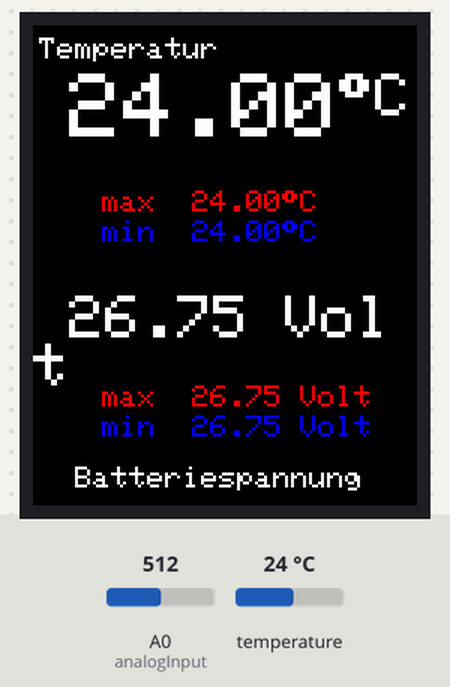
A sketch run on a simulated Arduino Uno, built with avr-gcc and run on an emulated ATmega328P. On the bench: 128×160 colour display. The test bench sets the inputs (shaded band); at power-on: temperature 24 °C, A0 (analogInput) = 512.

Above: at 1.3 s.
1.4 s: temperature set to 12 °C
At 3.0 s:
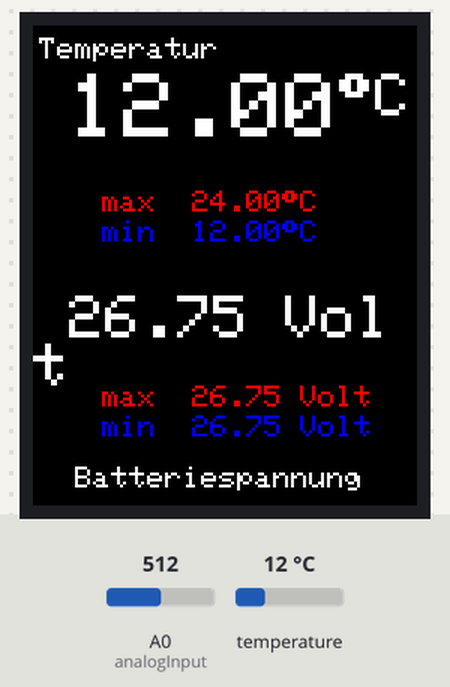
3.3 s: A0 (analogInput) set to 716
At 5.2 s:
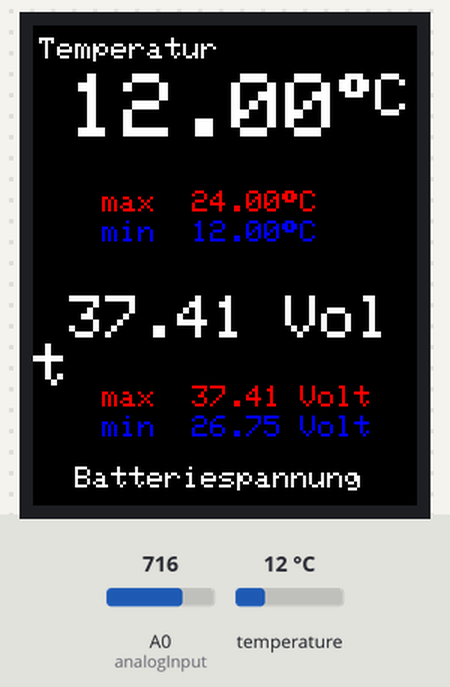
5.9 s: temperature set to 19 °C
At 6.6 s:
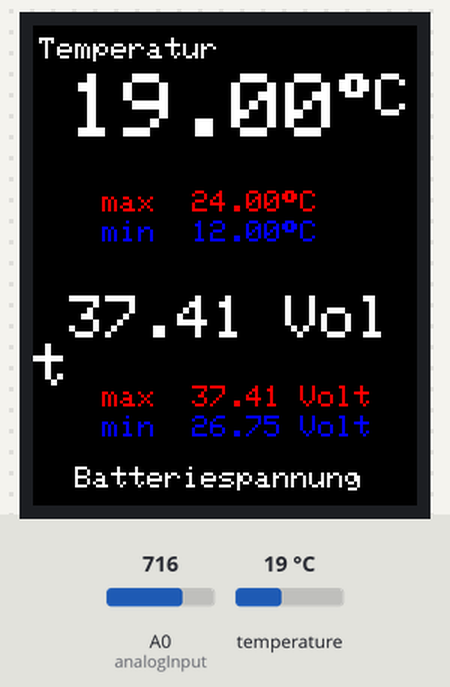
7.6 s: A0 (analogInput) set to 900
At 9.9 s:
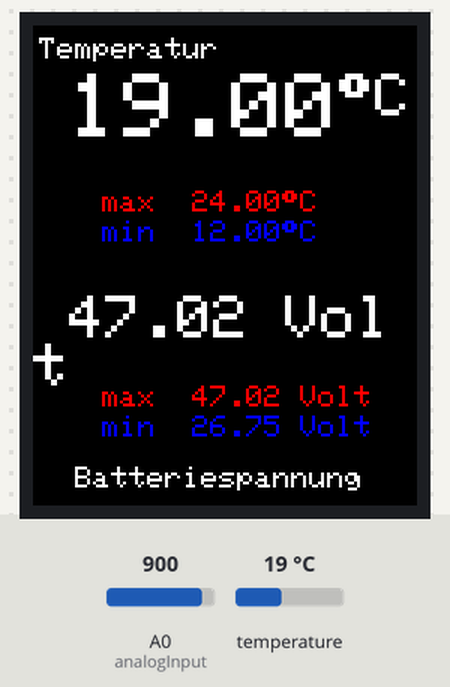
10.2 s: temperature set to 28 °C
At 11.4 s:
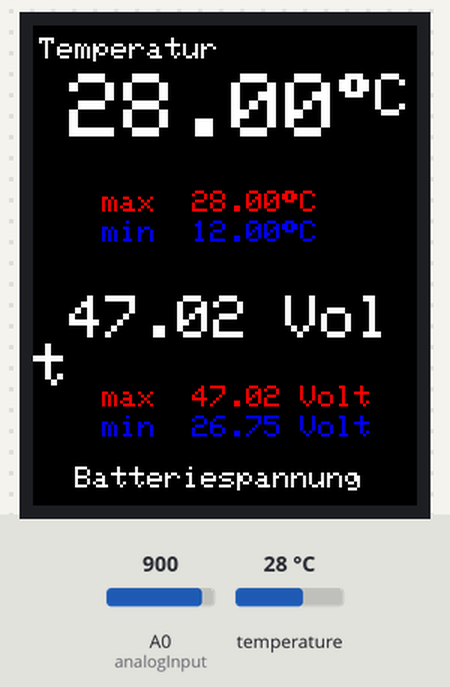
12.0 s: A0 (analogInput) set to 1010
At 13.6 s:
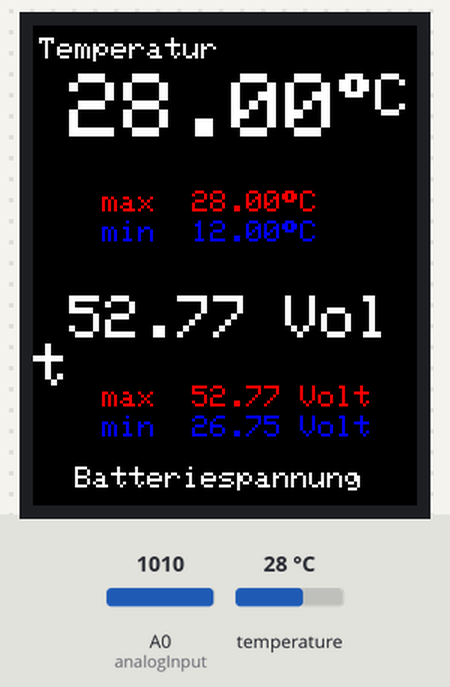
Timing chart, 0 to 15.1 s (numbered marks = the images above; inputs shaded):
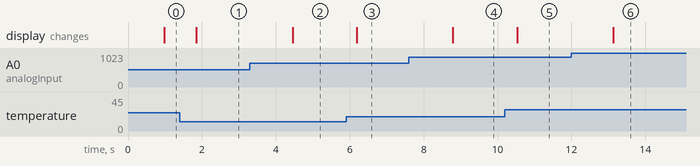

Measured:
- after the input at 1.4 s, the display: changes after 0.45 s (image 1)
- after the input at 3.3 s, the display: changes after 1.2 s (image 2)
- after the input at 5.9 s, the display: changes after 0.29 s (image 3)
- after the input at 7.6 s, the display: changes after 1.2 s (image 4)
- after the input at 10.2 s, the display: changes after 0.33 s (image 5)
- after the input at 12.0 s, the display: changes after 1.1 s (image 6)

The sketch:

BC_neu_23.12..ino
```cpp
#include <SPI.h>
#include <OneWire.h>
#include <DallasTemperature.h>
#include "Adafruit_GFX.h"    // Adafruit Grafik-Bibliothek
#include "Adafruit_ST7735.h" // Adafruit ST7735-Bibliothek
#define ONE_WIRE_BUS 2 /* Digitalport Pin 2 definieren */
OneWire ourWire(ONE_WIRE_BUS); /* Ini oneWire instance */
DallasTemperature sensors(&ourWire);/* Dallas Temperature Library für Nutzung der oneWire Library vorbereiten */

#include <Wire.h>


// TFT-Display
#define CS   10 // Arduino-Pin an Display CS
#define DC   9  // Arduino-Pin an Display A0
#define RST  8  // Arduino Reset-Pin

Adafruit_ST7735 tft = Adafruit_ST7735(CS, DC, RST);  // Display-Bibliothek Setup


boolean night_mode=true;

void setup(void) {

  sensors.begin();/* Inizialisieren der Dallas Temperature library */

  tft.initR(INITR_BLACKTAB);     // ST7735-Chip initialisieren

  display_show();
}


float temp=0.0;
float hum=1000;
float pressure=1000;
float min_temp=1000;
float max_temp=-1000;
float min_humidity=1000;
float max_humidity=-1000;
float min_pressure=1000000;
float max_pressure=-1000;
int analogInput = 0;
float vout = 0.0;
float vin = 0.0;
float R1 = 97000.0; // Widerstandswert R1 (100K) - siehe Schaltskizze!
float R2 = 10000.0; // Widerstandswert R2 (10K) - siehe Schaltskizze!
int values = 0;
float v = 0.0;

int tempct=0;

void loop() {

     // Werte am analogen Pin lesen
     values = analogRead(analogInput); //Messwerte am analogen Pin als "values" definieren
     vout = (values * 5.0) / 1024.0; // Messwerte in Volt umrechnen = Spannung am Ausgang des
    // Spannungsteilers mit Zuleitung zu Pin A0
    vin = vout / (R2 / (R1 + R2)); // Berechnen, welche Spannung am Eingang des Spannungsteilers
    // anliegt. Das entspricht der Spannung der zu untersuchenden Batterie


  float t;
  sensors.requestTemperatures(); // Temp abfragen
  t = (sensors.getTempCByIndex(0));
  if(isnan(t)){}
  else if((int)t!=(int)temp){
   show_temp(temp,true);
   temp=t;
   if(min_temp>temp)min_temp=temp;
   if(max_temp<temp)max_temp=temp;
   show_temp(temp,false);
  }
  tempct++;


  float p= vin;
  if(p!=pressure){
   show_pressure(pressure,true);
   pressure=p;
   if(min_pressure>pressure)min_pressure=pressure;
   if(max_pressure<pressure)max_pressure=pressure;
   show_pressure(pressure,false);
  }

  delay(100);

}

void show_temp(float temp,boolean clear){

  int clearcolor=night_mode?ST7735_BLACK:ST7735_WHITE;
  int textcolor=night_mode?ST7735_WHITE:ST7735_BLACK;

  byte xs=12;
  byte ys=66;
  String htemp=String((float)temp);
  //byte xss=(temp<10?:temp

  set_text(xs,ys-50,htemp,clear?clearcolor:textcolor,3);
  set_text(xs+(3*htemp.length()*6),ys-50,"",(clear?clearcolor:textcolor),2);
  tft.write(247); // das °-Zeichen
  tft.print("C");
  set_text(xs+11,ys-11,"max ",ST7735_RED,1);
  set_text(xs+41,ys-11,String((float)max_temp),clear?clearcolor:ST7735_RED,1);
  tft.write(247);tft.print("C");
  set_text(xs+11,ys-1,"min ",ST7735_BLUE,1);
  set_text(xs+41,ys-1,String((float)min_temp),clear?clearcolor:ST7735_BLUE,1);
  tft.write(247);tft.print("C");
}

void show_hum(float hum,boolean clear){

  int clearcolor=night_mode?ST7735_BLACK:ST7735_WHITE;
  int textcolor=night_mode?ST7735_WHITE:ST7735_BLACK;

  byte xs=12;
  byte ys=96;

  set_text(xs,ys,String((int)hum)+"%",clear?clearcolor:textcolor,3);
  set_text(xs+81,ys+1,String((int)max_humidity)+"%",clear?clearcolor:ST7735_GREEN,1);
  set_text(xs+81,ys+11,String((int)min_humidity)+"%",clear?clearcolor:ST7735_YELLOW,1);
}

void show_pressure(float pressure,boolean clear){

  int clearcolor=night_mode?ST7735_BLACK:ST7735_WHITE;
  int textcolor=night_mode?ST7735_WHITE:ST7735_BLACK;

  byte xs=12;
  byte ys=90;

  set_text(xs,ys,String((float)pressure)+" Volt",clear?clearcolor:textcolor,2);

  if(max_pressure>=100000)xs-=8;
  set_text(xs+11,ys+30,"max ",ST7735_RED,1);
  set_text(xs+41,ys+30,String((float)max_pressure)+" Volt",clear?clearcolor:ST7735_RED,1);
  set_text(xs+11,ys+40,"min ",ST7735_BLUE,1);
  set_text(xs+41,ys+40,String((float)min_pressure)+" Volt",clear?clearcolor:ST7735_BLUE,1);//
}


void set_text(int x,int y,String text,int color,int size){

  tft.setTextSize(size);
  tft.setCursor(x,y);
  tft.setTextColor(color);
  tft.print(text);
}

void display_show(){

  tft.fillScreen(night_mode?ST7735_BLACK:ST7735_WHITE);

  set_text(2,4,"Temperatur",ST7735_WHITE,1);
  set_text(14,147,"Batteriespannung",ST7735_WHITE,1);

}
```
